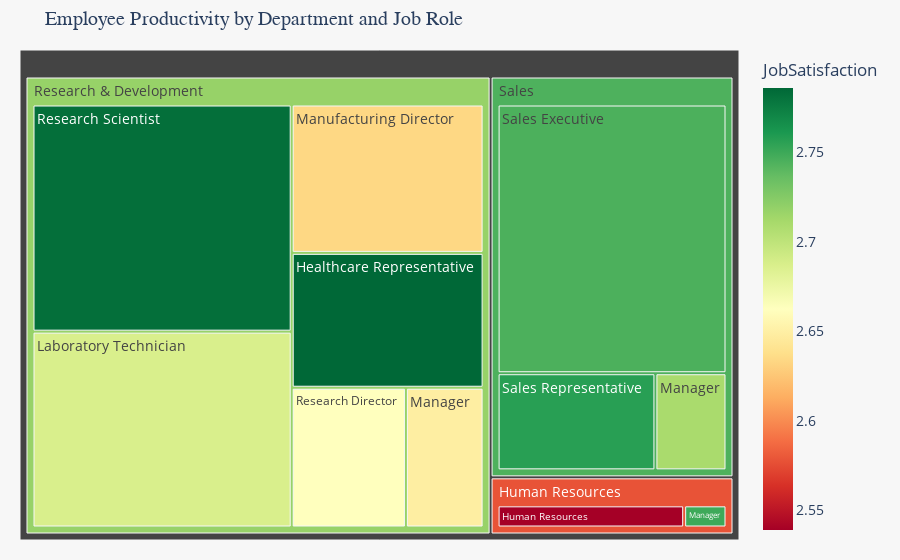

Write notebook code for a chart like this one.
### Markdown cell above
<div style="
  background-color: #0D0D0D;
  color: #FFFFFF;
  font-family: 'Roboto', sans-serif;
  font-size: 21px;
  padding: 10px;
  margin: 0px 0 0 0px;
  border-radius: 15px;
  border: none;
  box-shadow: 0 0 20px rgba(255, 255, 255, 0.2);
  width: 990px;
  text-align: left;
">
  <h2 style="margin: 0;">Employee Productivity by Department and Job Role</h2>
</div>

### Code cell
fig = px.treemap(
    df,
    path=['Department', 'JobRole'],
    values='JobInvolvement',
    color='JobSatisfaction',
    color_continuous_scale='RdYlGn',
    hover_data=['JobInvolvement', 'JobSatisfaction'],
    hover_name='JobRole'
)


fig.update_layout(
    title={
        'text': 'Employee Productivity by Department and Job Role',
        'font_size': 20,
        'font_family': 'Arial Black',
    },
    font_family='Open Sans',
    font_size=14,
    plot_bgcolor='#F7F7F7',
    paper_bgcolor='#F7F7F7',
    margin=dict(l=20, r=20, t=50, b=20)
)
fig.update_traces(
    hovertemplate='<b>Department</b>: %{label}<br>'
                '<b>Job Role</b>: %{hovertext}<br>'
                '<b>Job Involvement</b>: %{customdata[0]}')

fig.show()

### Figure 1 — Plotly figure (JSON) as saved in the notebook; plotly's stock layout.template omitted (floating-point values rounded to 4 significant figures)
{"data": [{"branchvalues": "total", "customdata": [[360, 2.786, 2.786], [141, 2.539, 2.539], [706, 2.687, 2.687], [32, 2.75, 2.75], [151, 2.649, 2.649], [100, 2.71, 2.71], [396, 2.634, 2.634], [222, 2.662, 2.662], [819, 2.783, 2.783], [891, 2.745, 2.745], [222, 2.757, 2.757], [173, 2.578, 2.578], [2654, 2.718, 2.718], [1213, 2.744, 2.744]], "domain": {"x": [0, 1], "y": [0, 1]}, "hovertemplate": "<b>Department</b>: %{label}<br><b>Job Role</b>: %{hovertext}<br><b>Job Involvement</b>: %{customdata[0]}", "hovertext": ["Healthcare Representative", "Human Resources", "Laboratory Technician", "Manager", "Manager", "Manager", "Manufacturing Director", "Research Director", "Research Scientist", "Sales Executive", "Sales Representative", "(?)", "(?)", "(?)"], "ids": ["Research & Development/Healthcare Representative", "Human Resources/Human Resources", "Research & Development/Laboratory Technician", "Human Resources/Manager", "Research & Development/Manager", "Sales/Manager", "Research & Development/Manufacturing Director", "Research & Development/Research Director", "Research & Development/Research Scientist", "Sales/Sales Executive", "Sales/Sales Representative", "Human Resources", "Research & Development", "Sales"], "labels": ["Healthcare Representative", "Human Resources", "Laboratory Technician", "Manager", "Manager", "Manager", "Manufacturing Director", "Research Director", "Research Scientist", "Sales Executive", "Sales Representative", "Human Resources", "Research & Development", "Sales"], "marker": {"coloraxis": "coloraxis", "colors": [2.786, 2.539, 2.687, 2.75, 2.649, 2.71, 2.634, 2.662, 2.783, 2.745, 2.757, 2.578, 2.718, 2.744]}, "name": "", "parents": ["Research & Development", "Human Resources", "Research & Development", "Human Resources", "Research & Development", "Sales", "Research & Development", "Research & Development", "Research & Development", "Sales", "Sales", "", "", ""], "type": "treemap", "values": [360, 141, 706, 32, 151, 100, 396, 222, 819, 891, 222, 173, 2654, 1213]}], "layout": {"coloraxis": {"colorbar": {"title": {"text": "JobSatisfaction"}}, "colorscale": [[0, "rgb(165,0,38)"], [0.1, "rgb(215,48,39)"], [0.2, "rgb(244,109,67)"], [0.3, "rgb(253,174,97)"], [0.4, "rgb(254,224,139)"], [0.5, "rgb(255,255,191)"], [0.6, "rgb(217,239,139)"], [0.7, "rgb(166,217,106)"], [0.8, "rgb(102,189,99)"], [0.9, "rgb(26,152,80)"], [1, "rgb(0,104,55)"]]}, "font": {"family": "Open Sans", "size": 14}, "legend": {"tracegroupgap": 0}, "margin": {"b": 20, "l": 20, "r": 20, "t": 50}, "paper_bgcolor": "#F7F7F7", "plot_bgcolor": "#F7F7F7", "title": {"font": {"family": "Arial Black", "size": 20}, "text": "Employee Productivity by Department and Job Role"}}}
